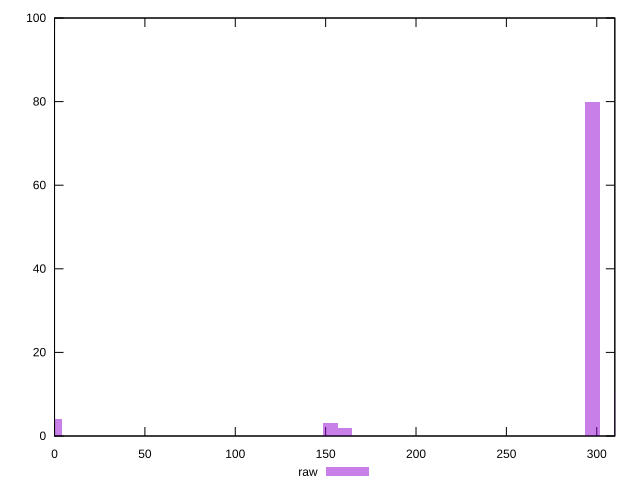

The gnuplot source for this figure:
reset

$raw <<EOF
297.5305760261116 80
152.7859714728681 3
0 4
160.82733839249275 2
313.61330986536086 11
EOF

set key outside below
set boxwidth 8.041366919624638
set xrange [0:310]
set yrange [0:100]
set trange [0:100]
set style fill transparent solid 0.5 noborder
set terminal svg size 640, 490 enhanced background rgb 'white'
set output "report_00008_2021-01-22T20:58:29.167/uses-http2/samples/pages+cached+noexternal+nocss/raw/histogram.svg"

plot $raw title "raw" with boxes

reset
